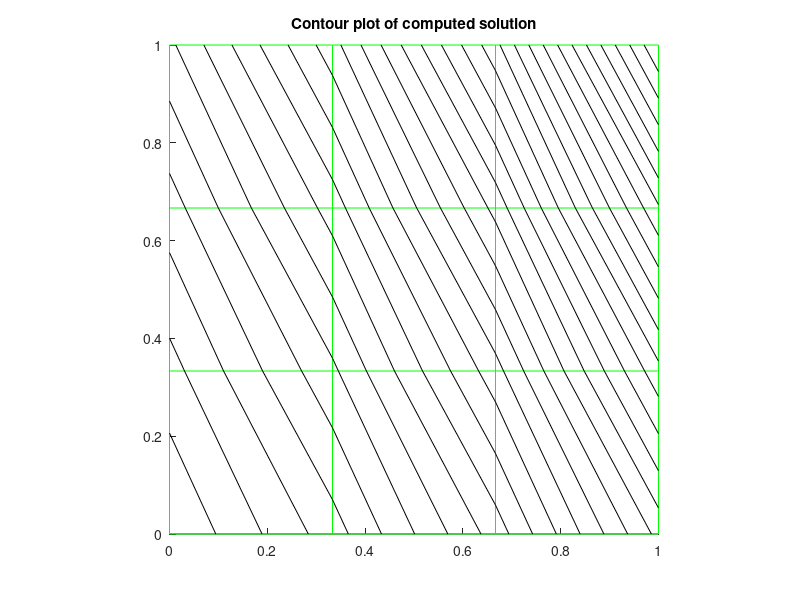

Source code (MATLAB):
% poisson2.m  -- solve the Poisson problem u_{xx} + u_{yy} = f(x,y)
% on [a,b] x [a,b].  
% 
% The 5-point Laplacian is used at interior grid points.
% This system of equations is then solved using backslash.
% 
% From  http://www.amath.washington.edu/~rjl/fdmbook/chapter3  (2007)


a = 0; 
b = 1; 
m = 2;
h = (b-a)/(m+1);
x = linspace(a,b,m+2);   % grid points x including boundaries
y = linspace(a,b,m+2);   % grid points y including boundaries


[X,Y] = meshgrid(x,y);      % 2d arrays of x,y values
X = X';                     % transpose so that X(i,j),Y(i,j) are
Y = Y';                     % coordinates of (i,j) point

Iint = 2:m+1;              % indices of interior points in x
Jint = 2:m+1;              % indices of interior points in y
Xint = X(Iint,Jint);       % interior points
Yint = Y(Iint,Jint);

f = @(x,y) 1.25*exp(x+y/2);         % f(x,y) function

rhs = f(Xint,Yint);        % evaluate f at interior points for right hand side
                           % rhs is modified below for boundary conditions.

utrue = exp(X+Y/2);        % true solution for test problem

% set boundary conditions around edges of usoln array:

usoln = utrue;              % use true solution for this test problem
                            % This sets full array, but only boundary values
                            % are used below.  For a problem where utrue
                            % is not known, would have to set each edge of
                            % usoln to the desired Dirichlet boundary values.


% adjust the rhs to include boundary terms:
rhs(:,1) = rhs(:,1) - (4*usoln(Iint,1)+usoln(1:m,1)+usoln(3:m+2,1))/(6*h^2);
rhs(:,m) = rhs(:,m) - (4*usoln(Iint,m+2)+usoln(1:m,m+2)+usoln(3:m+2,m+2))/(6*h^2);
rhs(1,:) = rhs(1,:) - (4*usoln(1,Jint)+usoln(1,1:m)+usoln(1,3:m+2))/(6*h^2);
rhs(m,:) = rhs(m,:) - (4*usoln(m+2,Jint)+usoln(m+2,1:m)+usoln(m+2,3:m+2))/(6*h^2);
rhs(1,1) = rhs(1,1) + usoln(1,1)/(6*h^2);
rhs(1,m) = rhs(1,m) + usoln(1,m+2)/(6*h^2);
rhs(m,1) = rhs(m,1) + usoln(m+2,1)/(6*h^2);
rhs(m,m) = rhs(m,m) + usoln(m+2,m+2)/(6*h^2);

% convert the 2d grid function rhs into a column vector for rhs of system:
F = reshape(rhs,m*m,1);

% form matrix A:
I = speye(m);
e = ones(m,1);
T9 = spdiags([4*e -20*e 4*e],[-1 0 1],m,m);
T5 = spdiags([e 4*e e],[-1 0 1],m,m);
F5 = spdiags([e -4*e e],[-1 0 1],m,m);
S = spdiags([e e],[-1 1],m,m);

A5 = (kron(I,F5) + kron(S,I))/h^2;


A9 = (kron(I,T9) + kron(S,T5)) / (6*h^2);
%F = F + ((h^2)/12)*A5*F;

% Solve the linear system:
uvec = A9\F;  

% reshape vector solution uvec as a grid function and 
% insert this interior solution into usoln for plotting purposes:
% (recall boundary conditions in usoln are already set) 

usoln(Iint,Jint) = reshape(uvec,m,m);

% assuming true solution is known and stored in utrue:
err = max(max(abs(usoln-utrue)));   
fprintf('Error relative to true solution of PDE = %10.3e \n',err)

% plot results:

clf
hold on

% plot grid:
plot(X,Y,'g');  plot(X',Y','g')

% plot solution:
contour(X,Y,usoln,30,'k')

axis([a b a b])
daspect([1 1 1])
title('Contour plot of computed solution')
hold off

